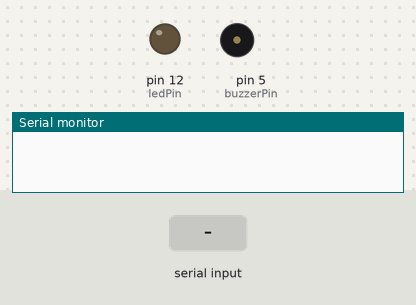
The sketch below on a simulated Arduino Uno, built with avr-gcc and run on an emulated ATmega328P. Shown: output pins drawn as LEDs (lit = HIGH), buzzer (waves = sounding), the last lines printed to the serial monitor. The test bench sets the inputs (shaded band).

Above: at 1.2 s.
1.3 s: "90 45\n" received over Serial
At 1.4 s:
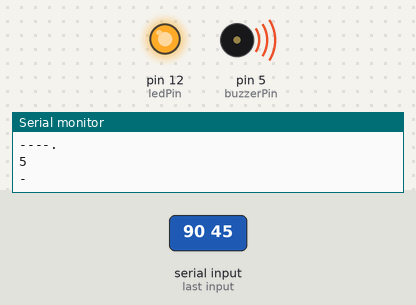
Timing chart, 0 to 10.3 s (numbered marks = the images above; inputs shaded):
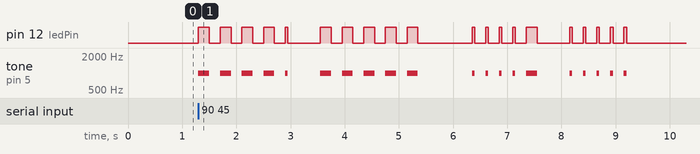

The sketch:

generatore.ino
```cpp
#include "morse.h"

const int freq = 1000;
int tPoint = 50;
int tLine = 200;
int pause = 200;

int buzzerPin = 5;
int ledPin = 12;

void setup() {
  Serial.begin(9600);
  pinMode(buzzerPin, OUTPUT);
  pinMode(ledPin, OUTPUT);

}

void loop(){
  /*
  char str[] = {"hello world "};
  for (int i = 0; i < 12; i++) {
    char ch = str[i];
    if (ch == ' ') {
      delay(pause*2);
    } else {
      playMorse(int(ch));
    }
  }
  delay(2000);
  */
  if (Serial.available()) {
    char ch = Serial.read();
    //Serial.println(int(ch));
    if ((ch == '\n') || (ch == '\r')) {
      //pausa i fondo a una parola
      delay(1000);
    } else if (ch == ' ') {
      delay(pause*2);
    } else {
      playMorse(int(ch));
    }
  }

}

void playMorse(int i) {
  String code = "";
  if ((i >= 97) && (i <= 122)) {
    //lettere
    code = letters[i-97];
  } else if ((i >= 48) && (i <= 57)) {
    //numeri
    code = numbers[i-48];
  } else {
    //unknown
      code = "?";
  }
  Serial.println(code);
  Serial.println(code.length());
  if (code != "?") {
    //play tones
    for (int i = 0; i < code.length(); i++){
      char t = code.charAt(i);
      Serial.print(t);
      if (t == '.') {
        digitalWrite(ledPin, HIGH);
        tone(buzzerPin, freq, tPoint);
        delay(tPoint);
        digitalWrite(ledPin, LOW);
        delay(pause);
      } else if (t == '-') {
        digitalWrite(ledPin, HIGH);
        tone(buzzerPin, freq, tLine);
        delay(tLine);
        digitalWrite(ledPin, LOW);
        delay(pause);
      }

    }
    Serial.println(" ");
    delay(pause * 2);
  }

}
```

morse.h
```cpp
String letters[] = {
".-",
"-...",
"-.-.",
"-..",
".",
"..-.",
"--.",
"....",
"..",
".---",
"-.-",
".-..",
"--",
"-.",
"---",
".--.",
"--.-",
".-.",
"...",
"-",
"..-",
"...-",
".--",
"-..-",
"-.--",
"--.."
};

String numbers[] = {
"-----",
".----",
"..---",
"...--",
"....-",
".....",
"-....",
"--...",
"---..",
"----."};
```

Measured:
- after the input at 1.3 s, pin 12 (ledPin): LOW → HIGH at once, → LOW 0.20 s later, → HIGH 0.20 s later, → LOW 0.20 s later, … (40 changes in this stretch); tone on pin 5 (buzzerPin): plays 1000 Hz for 0.20 s, 1000 Hz for 0.20 s, 1000 Hz for 0.20 s, 1000 Hz for 0.20 s, 1000 Hz for 0.05 s, 1000 Hz for 0.20 s … (20 notes in this stretch), starting at once
